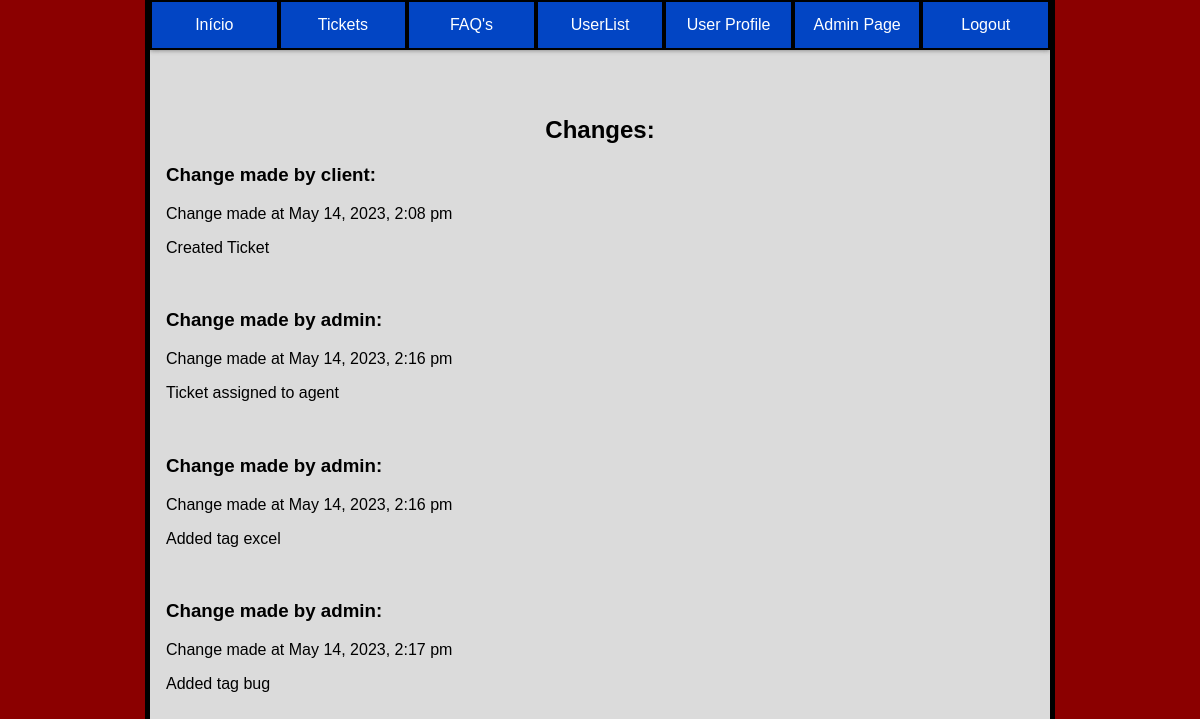
Before: /pages/list_of_changes.php?ticket_id=1 (signed in) with the older database file.
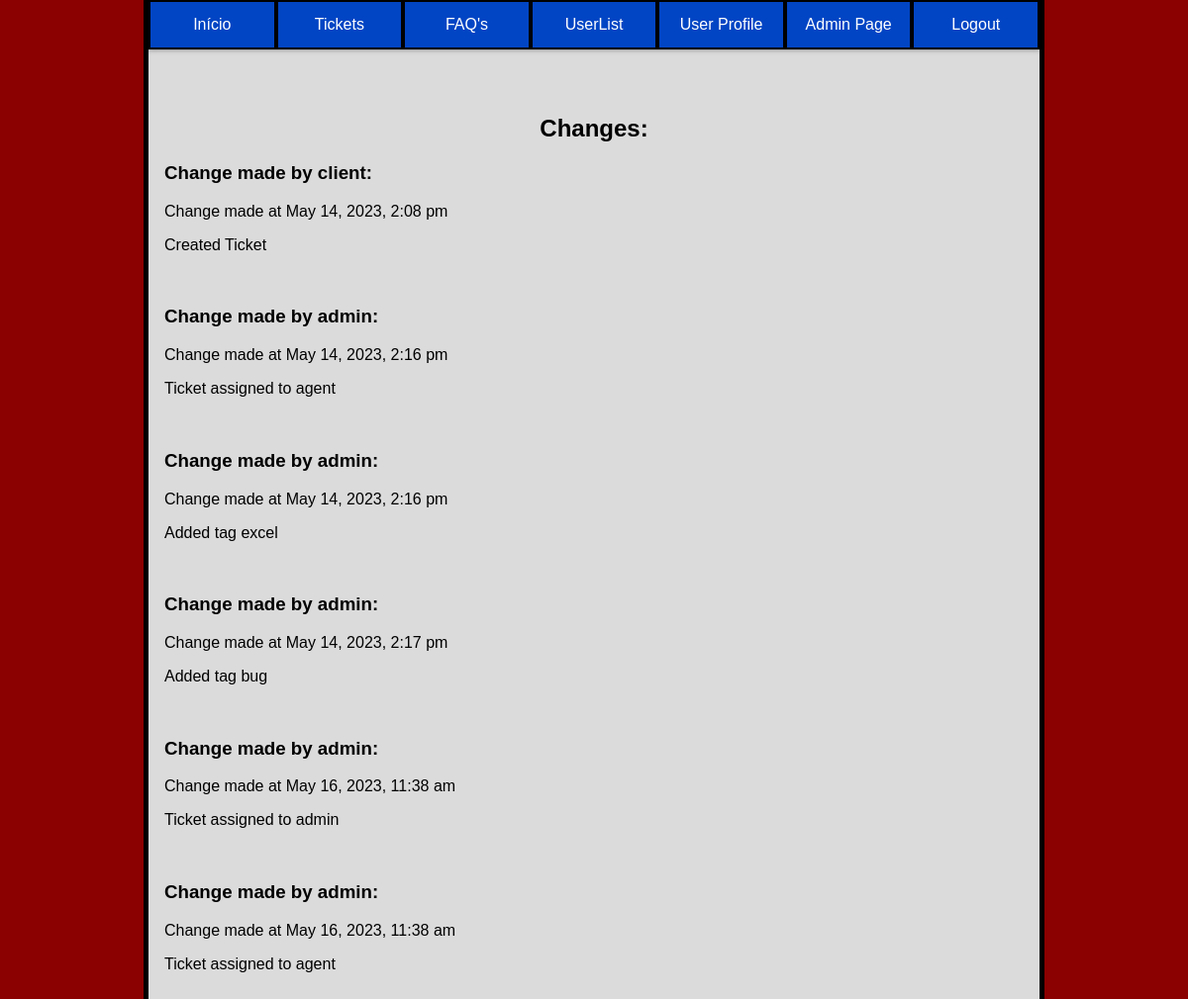
After: the same page with the newer database file.
### tables this page shows
CREATE TABLE changesToTicket (
  id INTEGER PRIMARY KEY,
  user_id INTEGER,
  ticket_id INTEGER,
  change TEXT NOT NULL,
  date DATETIME,
  FOREIGN KEY (user_id) REFERENCES user(id) ON DELETE CASCADE,
  FOREIGN KEY (ticket_id) REFERENCES tickets(id) ON DELETE CASCADE
);

CREATE TABLE user(
    id INTEGER PRIMARY KEY,
    name VARCHAR(50) NOT NULL,
    username VARCHAR(50) UNIQUE NOT NULL,
    email VARCHAR(50) UNIQUE NOT NULL,
    password VARCHAR(255) NOT NULL,
    role VARCHAR(10) CHECK(role = 'client' or role = 'agent' or role = 'admin') NOT NULL,
    department_id INTEGER,
    FOREIGN KEY (department_id) REFERENCES department(id)
);

### utils/functions.php (called while the page is built, shortened)
<?php
function searchUser($id){
    $db = getDatabaseConnection();
    $stmt = $db->prepare('SELECT * FROM user WHERE id = ?');
    $stmt->execute(array($id));
    return $stmt->fetch();
}
?>

### pages/list_of_changes.php (the view, shortened to what this page needs)
<?php
require_once('../utils/functions.php');
$db = getDatabaseConnection();
$user = searchUser($_SESSION["user_id"]);
$stmt = $db->prepare('SELECT * FROM changesToTicket WHERE ticket_id = ?');
$stmt->execute(array($_GET["ticket_id"]));
$changes = $stmt->fetchAll();
?>
<!DOCTYPE html>
<html lang="en-US">
<link rel="stylesheet" href="../css/style_index.css">
<link rel="stylesheet" href="../css/user_profile.css">
   <head>
   </head>
   <body>
    <div class="container_master">
      <div class="container">
        <ul class="buttons">
        <button class="index" onclick="indexPage()">Início</button>
            <button class="tickets" onclick="ticketsPage()">Tickets</button>
            <button class="faqs" onclick="faqsPage()">FAQ's</button>
            <button class="users" onclick="usersPage()">UserList</button>
            <button class="user_profile" onclick="sendDataUser('<?php echo $user['username'] ?>')">User Profile</button>
            <?php if($user["role"] == "admin"): ?>
            <button class="admin_page" onclick="adminPage()">Admin Page</button>
            <?php endif; ?>
            <button class="logout" onclick="logoutPage()">Logout</button>
        </ul>
      </div>
      <div class="content">
        <h2>Changes:</h2>
        <?php
          foreach($changes as $change){
            $change_author = searchUser($change["user_id"]);
            echo "<h3>Change made by " . $change_author["username"] . ":</h3>";
            echo "<p>Change made at " . $change["date"] . "</p>";
            echo "<p>" . $change["change"] . "</p>";
            echo "<br>";
          }
        ?>
      </div>
    </div>
   </body>
</html>

### css/style_index.css (style rules this page uses)
body { font-family: Arial, sans-serif; background-color: rgb(219, 219, 219); width: 75%; margin: auto; border-left: 5px solid; border-right: 5px solid; min-height: 100vh; padding-bottom: 1em; }
html { background-color: darkred; }
.container { margin: auto; }
ul { margin-left: -40px; margin-top: auto; margin-right: auto; }
.buttons li, .buttons button { background-color: #0245c4; text-decoration: none; border: none; color: white; text-align: center; text-decoration: none; font-size: 16px; cursor: pointer; border:solid 2px black; width: 100%; height: 50px; }
h1, h2 { text-align: center; margin-top: 50px; }
h2 { font-size: 24px; }
.container { box-shadow: 0 0 5px rgba(0, 0, 0, 0.25),0 0 5px rgba(0, 0, 0, 0.25); }
.buttons { display: flex; flex-direction: row; flex-grow: 1; }
.content { margin: auto; overflow: auto; padding-left: 1em; padding-right: 1em; }

Changed rows visible on the page:
added changestoticket: user.username "admin", date "May 16, 2023, 11:38 am", change "Ticket assigned to admin"
added changestoticket: user.username "admin", date "May 16, 2023, 11:38 am", change "Ticket assigned to agent"
